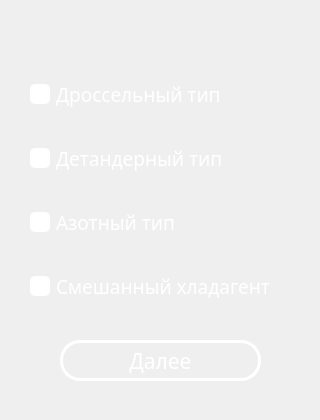
<?xml version="1.0" encoding="UTF-8"?>
<ui version="4.0">
 <class>Dialog</class>
 <widget class="QDialog" name="Dialog">
  <property name="geometry">
   <rect>
    <x>0</x>
    <y>0</y>
    <width>320</width>
    <height>420</height>
   </rect>
  </property>
  <property name="maximumSize">
   <size>
    <width>320</width>
    <height>420</height>
   </size>
  </property>
  <property name="windowTitle">
   <string>Dialog</string>
  </property>
  <property name="styleSheet">
   <string notr="true">background: url(&quot;icons_new/Сортировка.jpg&quot;);</string>
  </property>
  <widget class="QWidget" name="Widget_3" native="true">
   <property name="geometry">
    <rect>
     <x>30</x>
     <y>50</y>
     <width>291</width>
     <height>281</height>
    </rect>
   </property>
   <property name="layoutDirection">
    <enum>Qt::LayoutDirection::LeftToRight</enum>
   </property>
   <property name="styleSheet">
    <string notr="true">background:none;</string>
   </property>
   <layout class="QVBoxLayout" name="verticalLayout_2">
    <item>
     <widget class="QCheckBox" name="Checked1_3">
      <property name="styleSheet">
       <string notr="true">QCheckBox{ 
    font-size:14pt;
	font-family:Comfortaa;
background:none;
border:none;
color:white;
}
QCheckBox::indicator {
   height:20px;
   width:20px;
   border-radius:5px;
	background-color:white;
}
QCheckBox::indicator:checked {
   
    background:url(&quot;icons_new/checked.jpg&quot;);
}</string>
      </property>
      <property name="text">
       <string>Дроссельный тип</string>
      </property>
      <property name="iconSize">
       <size>
        <width>30</width>
        <height>30</height>
       </size>
      </property>
      <property name="tristate">
       <bool>false</bool>
      </property>
     </widget>
    </item>
    <item>
     <widget class="QCheckBox" name="Checked2_3">
      <property name="styleSheet">
       <string notr="true">QCheckBox{ 
    font-size:14pt;
	font-family:Comfortaa;
background:none;
border:none;
color:white;
}
QCheckBox::indicator {
   height:20px;
   width:20px;
   border-radius:5px;
	background-color:white;
}
QCheckBox::indicator:checked {
   
    background:url(&quot;icons_new/checked.jpg&quot;);
}</string>
      </property>
      <property name="text">
       <string>Детандерный тип</string>
      </property>
     </widget>
    </item>
    <item>
     <widget class="QCheckBox" name="Checked3_3">
      <property name="styleSheet">
       <string notr="true">QCheckBox{ 
    font-size:14pt;
	font-family:Comfortaa;
background:none;
border:none;
color:white;
}
QCheckBox::indicator {
   height:20px;
   width:20px;
   border-radius:5px;
	background-color:white;
}
QCheckBox::indicator:checked {
   
    background:url(&quot;icons_new/checked.jpg&quot;);
}</string>
      </property>
      <property name="text">
       <string>Азотный тип</string>
      </property>
     </widget>
    </item>
    <item>
     <widget class="QCheckBox" name="Checked4_3">
      <property name="styleSheet">
       <string notr="true">QCheckBox{ 
    font-size:14pt;
	font-family:Comfortaa;
background:none;
border:none;
color:white;
}
QCheckBox::indicator {
   height:20px;
   width:20px;
   border-radius:5px;
	background-color:white;
}
QCheckBox::indicator:checked {
   
    background:url(&quot;icons_new/checked.jpg&quot;);
}</string>
      </property>
      <property name="text">
       <string>Смешанный хладагент</string>
      </property>
     </widget>
    </item>
   </layout>
  </widget>
  <widget class="QPushButton" name="Last">
   <property name="geometry">
    <rect>
     <x>0</x>
     <y>380</y>
     <width>51</width>
     <height>41</height>
    </rect>
   </property>
   <property name="styleSheet">
    <string notr="true">
QPushButton{
background:none;
border:none;
border-radius:15px;

}
QPushButton:hover{
background:rgba(255,255,255,20);


}

QPushButton:pressed{
background:rgba(255,255,255,30);
border:none;

}

</string>
   </property>
   <property name="text">
    <string/>
   </property>
   <property name="icon">
    <iconset resource="resourses_new.qrc">
     <normaloff>:/resourses_new/icons/arrow_back_24dp_FILL0_wght400_GRAD0_opsz24.svg</normaloff>:/resourses_new/icons/arrow_back_24dp_FILL0_wght400_GRAD0_opsz24.svg</iconset>
   </property>
   <property name="iconSize">
    <size>
     <width>24</width>
     <height>24</height>
    </size>
   </property>
  </widget>
  <widget class="QPushButton" name="Next">
   <property name="geometry">
    <rect>
     <x>60</x>
     <y>340</y>
     <width>201</width>
     <height>41</height>
    </rect>
   </property>
   <property name="styleSheet">
    <string notr="true">QPushButton{
background:none;
border:3px solid white;
border-radius:20px;
color:white;
font-family:Comfortaa;;
font-size:16pt;
}
QPushButton:hover{
background:white;
color:rgba(36,173,243,255);
}
QPushButton:pressed{
border:none;
background:rgba(255,255,255,160);
color:rgba(36,173,243,255);
}</string>
   </property>
   <property name="text">
    <string>Далее</string>
   </property>
  </widget>
 </widget>
 <resources>
  <include location="resourses_new.qrc"/>
 </resources>
 <connections/>
</ui>
